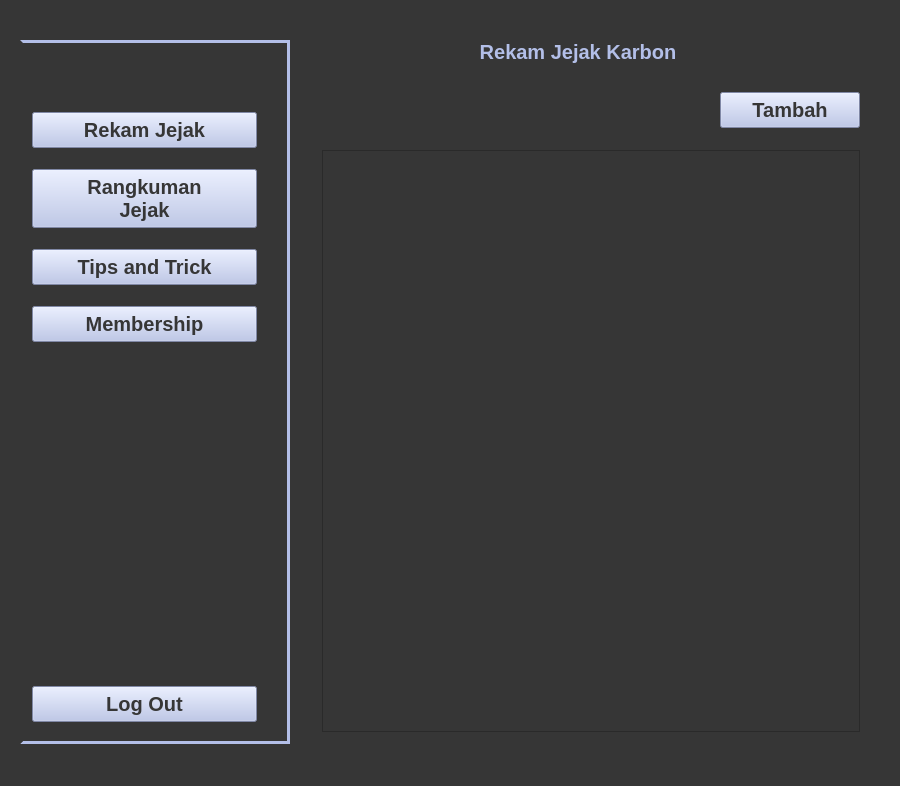
<?xml version="1.0" encoding="UTF-8"?>
<ui version="4.0">
 <class>MainWindow</class>
 <widget class="QMainWindow" name="MainWindow">
  <property name="geometry">
   <rect>
    <x>0</x>
    <y>0</y>
    <width>900</width>
    <height>786</height>
   </rect>
  </property>
  <property name="windowTitle">
   <string>MainWindow</string>
  </property>
  <property name="styleSheet">
   <string notr="true">background-color: rgb(54, 54, 54);</string>
  </property>
  <widget class="QWidget" name="centralwidget">
   <layout class="QGridLayout" name="gridLayout">
    <property name="leftMargin">
     <number>20</number>
    </property>
    <property name="topMargin">
     <number>20</number>
    </property>
    <property name="rightMargin">
     <number>20</number>
    </property>
    <property name="bottomMargin">
     <number>20</number>
    </property>
    <item row="0" column="0">
     <spacer name="horizontalSpacer">
      <property name="orientation">
       <enum>Qt::Horizontal</enum>
      </property>
      <property name="sizeType">
       <enum>QSizePolicy::Minimum</enum>
      </property>
      <property name="sizeHint" stdset="0">
       <size>
        <width>40</width>
        <height>20</height>
       </size>
      </property>
     </spacer>
    </item>
    <item row="4" column="2">
     <widget class="QLabel" name="entry_prev">
      <property name="cursor">
       <cursorShape>PointingHandCursor</cursorShape>
      </property>
      <property name="text">
       <string>&lt;html&gt;&lt;head/&gt;&lt;body&gt;&lt;p align=&quot;center&quot;&gt;&lt;img src=&quot;:/icon/img/backicon.png&quot;/&gt;&lt;/p&gt;&lt;/body&gt;&lt;/html&gt;</string>
      </property>
     </widget>
    </item>
    <item row="4" column="6">
     <widget class="QPushButton" name="btn_tambah">
      <property name="sizePolicy">
       <sizepolicy hsizetype="Minimum" vsizetype="Preferred">
        <horstretch>0</horstretch>
        <verstretch>0</verstretch>
       </sizepolicy>
      </property>
      <property name="minimumSize">
       <size>
        <width>140</width>
        <height>0</height>
       </size>
      </property>
      <property name="cursor">
       <cursorShape>PointingHandCursor</cursorShape>
      </property>
      <property name="styleSheet">
       <string notr="true">font-size: 15pt; background-color: rgb(179, 191, 232); font-weight: Bold;
color: rgb(54, 54, 54);
 padding: 5px;</string>
      </property>
      <property name="text">
       <string>Tambah</string>
      </property>
     </widget>
    </item>
    <item row="3" column="6">
     <spacer name="verticalSpacer_9">
      <property name="orientation">
       <enum>Qt::Vertical</enum>
      </property>
      <property name="sizeType">
       <enum>QSizePolicy::Fixed</enum>
      </property>
      <property name="sizeHint" stdset="0">
       <size>
        <width>20</width>
        <height>10</height>
       </size>
      </property>
     </spacer>
    </item>
    <item row="1" column="1" colspan="6">
     <widget class="QLabel" name="lbl_header">
      <property name="styleSheet">
       <string notr="true">font-size: 15pt; color: rgb(179, 191, 232); font-weight: Bold;</string>
      </property>
      <property name="text">
       <string>&lt;html&gt;&lt;head/&gt;&lt;body&gt;&lt;p align=&quot;center&quot;&gt;Rekam Jejak Karbon&lt;/p&gt;&lt;/body&gt;&lt;/html&gt;</string>
      </property>
     </widget>
    </item>
    <item row="0" column="6">
     <spacer name="horizontalSpacer_3">
      <property name="orientation">
       <enum>Qt::Horizontal</enum>
      </property>
      <property name="sizeType">
       <enum>QSizePolicy::Minimum</enum>
      </property>
      <property name="sizeHint" stdset="0">
       <size>
        <width>60</width>
        <height>20</height>
       </size>
      </property>
     </spacer>
    </item>
    <item row="5" column="6">
     <spacer name="verticalSpacer_10">
      <property name="orientation">
       <enum>Qt::Vertical</enum>
      </property>
      <property name="sizeType">
       <enum>QSizePolicy::Fixed</enum>
      </property>
      <property name="sizeHint" stdset="0">
       <size>
        <width>20</width>
        <height>10</height>
       </size>
      </property>
     </spacer>
    </item>
    <item row="1" column="0" rowspan="9">
     <widget class="QFrame" name="sidebarFrame">
      <property name="sizePolicy">
       <sizepolicy hsizetype="Minimum" vsizetype="Ignored">
        <horstretch>0</horstretch>
        <verstretch>0</verstretch>
       </sizepolicy>
      </property>
      <property name="minimumSize">
       <size>
        <width>270</width>
        <height>0</height>
       </size>
      </property>
      <property name="styleSheet">
       <string notr="true">QFrame#sidebarFrame{border-width: 3px; border-style: solid; border-color: rgb(179, 191, 232) rgb(179, 191, 232)  rgb(179, 191, 232) rgb(54, 54, 54) ;}</string>
      </property>
      <property name="frameShape">
       <enum>QFrame::StyledPanel</enum>
      </property>
      <property name="frameShadow">
       <enum>QFrame::Raised</enum>
      </property>
      <layout class="QVBoxLayout" name="verticalLayout">
       <property name="rightMargin">
        <number>30</number>
       </property>
       <item>
        <spacer name="verticalSpacer_6">
         <property name="orientation">
          <enum>Qt::Vertical</enum>
         </property>
         <property name="sizeType">
          <enum>QSizePolicy::Fixed</enum>
         </property>
         <property name="sizeHint" stdset="0">
          <size>
           <width>20</width>
           <height>10</height>
          </size>
         </property>
        </spacer>
       </item>
       <item>
        <widget class="QLabel" name="lbl_logo">
         <property name="sizePolicy">
          <sizepolicy hsizetype="Preferred" vsizetype="Maximum">
           <horstretch>0</horstretch>
           <verstretch>0</verstretch>
          </sizepolicy>
         </property>
         <property name="styleSheet">
          <string notr="true">border: none;</string>
         </property>
         <property name="text">
          <string>&lt;html&gt;&lt;head/&gt;&lt;body&gt;&lt;p align=&quot;center&quot;&gt;&lt;img src=&quot;:/logo/img/logo.png&quot;/&gt;&lt;/p&gt;&lt;/body&gt;&lt;/html&gt;</string>
         </property>
        </widget>
       </item>
       <item>
        <spacer name="verticalSpacer_7">
         <property name="orientation">
          <enum>Qt::Vertical</enum>
         </property>
         <property name="sizeType">
          <enum>QSizePolicy::Fixed</enum>
         </property>
         <property name="sizeHint" stdset="0">
          <size>
           <width>20</width>
           <height>30</height>
          </size>
         </property>
        </spacer>
       </item>
       <item>
        <widget class="QPushButton" name="btn_activity">
         <property name="cursor">
          <cursorShape>PointingHandCursor</cursorShape>
         </property>
         <property name="styleSheet">
          <string notr="true">font-size: 15pt; background-color: rgb(179, 191, 232); font-weight: Bold;
color: rgb(54, 54, 54);
 padding: 5px;</string>
         </property>
         <property name="text">
          <string>Rekam Jejak</string>
         </property>
        </widget>
       </item>
       <item>
        <spacer name="verticalSpacer_3">
         <property name="orientation">
          <enum>Qt::Vertical</enum>
         </property>
         <property name="sizeType">
          <enum>QSizePolicy::Fixed</enum>
         </property>
         <property name="sizeHint" stdset="0">
          <size>
           <width>20</width>
           <height>15</height>
          </size>
         </property>
        </spacer>
       </item>
       <item>
        <widget class="QPushButton" name="btn_summary">
         <property name="cursor">
          <cursorShape>PointingHandCursor</cursorShape>
         </property>
         <property name="styleSheet">
          <string notr="true">font-size: 15pt; background-color: rgb(179, 191, 232); font-weight: Bold;
color: rgb(54, 54, 54);
 padding: 5px;</string>
         </property>
         <property name="text">
          <string>Rangkuman
Jejak</string>
         </property>
        </widget>
       </item>
       <item>
        <spacer name="verticalSpacer_4">
         <property name="orientation">
          <enum>Qt::Vertical</enum>
         </property>
         <property name="sizeType">
          <enum>QSizePolicy::Fixed</enum>
         </property>
         <property name="sizeHint" stdset="0">
          <size>
           <width>20</width>
           <height>15</height>
          </size>
         </property>
        </spacer>
       </item>
       <item>
        <widget class="QPushButton" name="btn_tnt">
         <property name="cursor">
          <cursorShape>PointingHandCursor</cursorShape>
         </property>
         <property name="styleSheet">
          <string notr="true">font-size: 15pt; background-color: rgb(179, 191, 232); font-weight: Bold;
color: rgb(54, 54, 54);
 padding: 5px;</string>
         </property>
         <property name="text">
          <string>Tips and Trick</string>
         </property>
        </widget>
       </item>
       <item>
        <spacer name="verticalSpacer_5">
         <property name="orientation">
          <enum>Qt::Vertical</enum>
         </property>
         <property name="sizeType">
          <enum>QSizePolicy::Fixed</enum>
         </property>
         <property name="sizeHint" stdset="0">
          <size>
           <width>20</width>
           <height>15</height>
          </size>
         </property>
        </spacer>
       </item>
       <item>
        <widget class="QPushButton" name="btn_membership">
         <property name="cursor">
          <cursorShape>PointingHandCursor</cursorShape>
         </property>
         <property name="styleSheet">
          <string notr="true">font-size: 15pt; background-color: rgb(179, 191, 232); font-weight: Bold;
color: rgb(54, 54, 54);
 padding: 5px;</string>
         </property>
         <property name="text">
          <string>Membership</string>
         </property>
        </widget>
       </item>
       <item>
        <spacer name="verticalSpacer_2">
         <property name="orientation">
          <enum>Qt::Vertical</enum>
         </property>
         <property name="sizeHint" stdset="0">
          <size>
           <width>20</width>
           <height>40</height>
          </size>
         </property>
        </spacer>
       </item>
       <item>
        <widget class="QPushButton" name="btn_logout">
         <property name="cursor">
          <cursorShape>PointingHandCursor</cursorShape>
         </property>
         <property name="styleSheet">
          <string notr="true">font-size: 15pt; background-color: rgb(179, 191, 232); font-weight: Bold;
color: rgb(54, 54, 54);
 padding: 5px;</string>
         </property>
         <property name="text">
          <string>Log Out</string>
         </property>
        </widget>
       </item>
       <item>
        <spacer name="verticalSpacer_8">
         <property name="orientation">
          <enum>Qt::Vertical</enum>
         </property>
         <property name="sizeType">
          <enum>QSizePolicy::Fixed</enum>
         </property>
         <property name="sizeHint" stdset="0">
          <size>
           <width>20</width>
           <height>10</height>
          </size>
         </property>
        </spacer>
       </item>
      </layout>
     </widget>
    </item>
    <item row="0" column="5">
     <spacer name="horizontalSpacer_4">
      <property name="orientation">
       <enum>Qt::Horizontal</enum>
      </property>
      <property name="sizeType">
       <enum>QSizePolicy::Expanding</enum>
      </property>
      <property name="sizeHint" stdset="0">
       <size>
        <width>40</width>
        <height>20</height>
       </size>
      </property>
     </spacer>
    </item>
    <item row="6" column="7">
     <spacer name="verticalSpacer">
      <property name="orientation">
       <enum>Qt::Vertical</enum>
      </property>
      <property name="sizeHint" stdset="0">
       <size>
        <width>20</width>
        <height>40</height>
       </size>
      </property>
     </spacer>
    </item>
    <item row="0" column="1">
     <spacer name="horizontalSpacer_2">
      <property name="orientation">
       <enum>Qt::Horizontal</enum>
      </property>
      <property name="sizeType">
       <enum>QSizePolicy::Fixed</enum>
      </property>
      <property name="sizeHint" stdset="0">
       <size>
        <width>20</width>
        <height>20</height>
       </size>
      </property>
     </spacer>
    </item>
    <item row="0" column="3">
     <spacer name="horizontalSpacer_6">
      <property name="orientation">
       <enum>Qt::Horizontal</enum>
      </property>
      <property name="sizeType">
       <enum>QSizePolicy::Fixed</enum>
      </property>
      <property name="sizeHint" stdset="0">
       <size>
        <width>1</width>
        <height>20</height>
       </size>
      </property>
     </spacer>
    </item>
    <item row="0" column="2">
     <spacer name="horizontalSpacer_5">
      <property name="orientation">
       <enum>Qt::Horizontal</enum>
      </property>
      <property name="sizeType">
       <enum>QSizePolicy::Fixed</enum>
      </property>
      <property name="sizeHint" stdset="0">
       <size>
        <width>40</width>
        <height>20</height>
       </size>
      </property>
     </spacer>
    </item>
    <item row="0" column="4">
     <spacer name="horizontalSpacer_7">
      <property name="orientation">
       <enum>Qt::Horizontal</enum>
      </property>
      <property name="sizeType">
       <enum>QSizePolicy::Fixed</enum>
      </property>
      <property name="sizeHint" stdset="0">
       <size>
        <width>40</width>
        <height>20</height>
       </size>
      </property>
     </spacer>
    </item>
    <item row="4" column="4">
     <widget class="QLabel" name="entry_next">
      <property name="cursor">
       <cursorShape>PointingHandCursor</cursorShape>
      </property>
      <property name="text">
       <string>&lt;html&gt;&lt;head/&gt;&lt;body&gt;&lt;p align=&quot;center&quot;&gt;&lt;img src=&quot;:/icon/img/nexticon.png&quot;/&gt;&lt;/p&gt;&lt;/body&gt;&lt;/html&gt;</string>
      </property>
     </widget>
    </item>
    <item row="6" column="2" rowspan="2" colspan="5">
     <widget class="QScrollArea" name="mainScroll">
      <property name="sizePolicy">
       <sizepolicy hsizetype="Expanding" vsizetype="Expanding">
        <horstretch>0</horstretch>
        <verstretch>0</verstretch>
       </sizepolicy>
      </property>
      <property name="widgetResizable">
       <bool>true</bool>
      </property>
      <property name="alignment">
       <set>Qt::AlignLeading|Qt::AlignLeft|Qt::AlignTop</set>
      </property>
      <widget class="QWidget" name="wrap">
       <property name="geometry">
        <rect>
         <x>0</x>
         <y>0</y>
         <width>527</width>
         <height>558</height>
        </rect>
       </property>
       <layout class="QVBoxLayout" name="verticalLayout_2">
        <item>
         <layout class="QVBoxLayout" name="vcontent"/>
        </item>
       </layout>
      </widget>
     </widget>
    </item>
   </layout>
  </widget>
  <widget class="QMenuBar" name="menubar">
   <property name="geometry">
    <rect>
     <x>0</x>
     <y>0</y>
     <width>900</width>
     <height>26</height>
    </rect>
   </property>
  </widget>
  <widget class="QStatusBar" name="statusbar"/>
 </widget>
 <resources>
  <include location="sidebarres.qrc"/>
 </resources>
 <connections/>
</ui>
